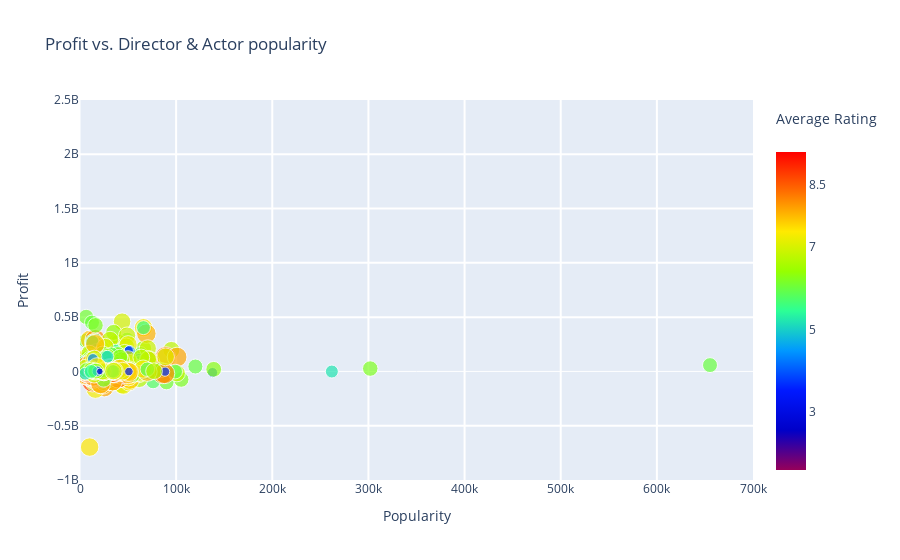

Notebook code for this chart:
### Code cell
# Bubble chart for profit vs budget
layout = go.Layout(
    title='Profit vs. Director & Actor popularity',
    xaxis=dict(
        title='Popularity',
        gridcolor='rgb(255, 255, 255)',
        range=[0,7e5],
        zerolinewidth=1,
        ticklen=5,
        gridwidth=2,
    ),
    yaxis=dict(
        title='Profit',
        gridcolor='rgb(255, 255, 255)',
        range=[-10e8, 25e8],
        zerolinewidth=1,
        ticklen=5,
        gridwidth=2,
    )
)

data = [go.Scatter(
    x=sub_df[sub_df.director_actor_popularity>5000].director_actor_popularity.values,
    y=sub_df[sub_df.director_actor_popularity>5000].profit.values, 
    mode='markers',
    text= sub_df[sub_df.budget>5000].movie_title.values, 
    # Average Rating Marker 
    marker=dict(
        size=2.5*(sub_df[sub_df.budget>5000].imdb_score),
        sizeref=1.0,
        color=sub_df[sub_df.budget>5000].imdb_score.values,
                
        colorbar=ColorBar(title='Average Rating<br> &nbsp;' , tickvals=[0,1.5,3,5,7,8.5]),

        showscale=True,
        colorscale='Rainbow'
    ))]
# Plot
fig = go.Figure(data=data, layout=layout)
iplot(fig)

# ========================= END OF SECTION =========================

### Figure 1 — Plotly figure (JSON) as saved in the notebook; plotly's stock layout.template omitted (floating-point values rounded to 4 significant figures; data arrays with more than 128 entries replaced by an {"elided": "..."} marker saying what was removed)
{"data": [{"marker": {"color": {"elided": "3878 float values"}, "colorbar": {"tickvals": [0, 1.5, 3, 5, 7, 8.5], "title": {"text": "Average Rating<br> &nbsp;"}}, "colorscale": [[0, "rgb(150,0,90)"], [0.125, "rgb(0,0,200)"], [0.25, "rgb(0,25,255)"], [0.375, "rgb(0,152,255)"], [0.5, "rgb(44,255,150)"], [0.625, "rgb(151,255,0)"], [0.75, "rgb(255,234,0)"], [0.875, "rgb(255,111,0)"], [1, "rgb(255,0,0)"]], "showscale": true, "size": {"elided": "3878 float values"}, "sizeref": 1}, "mode": "markers", "text": {"elided": "3878 str values"}, "type": "scatter", "x": {"elided": "1603 int values"}, "y": {"elided": "1603 int values"}}], "layout": {"title": {"text": "Profit vs. Director & Actor popularity"}, "xaxis": {"gridcolor": "rgb(255, 255, 255)", "gridwidth": 2, "range": [0, 700000], "ticklen": 5, "title": {"text": "Popularity"}, "zerolinewidth": 1}, "yaxis": {"gridcolor": "rgb(255, 255, 255)", "gridwidth": 2, "range": [-1000000000, 2500000000], "ticklen": 5, "title": {"text": "Profit"}, "zerolinewidth": 1}}}
